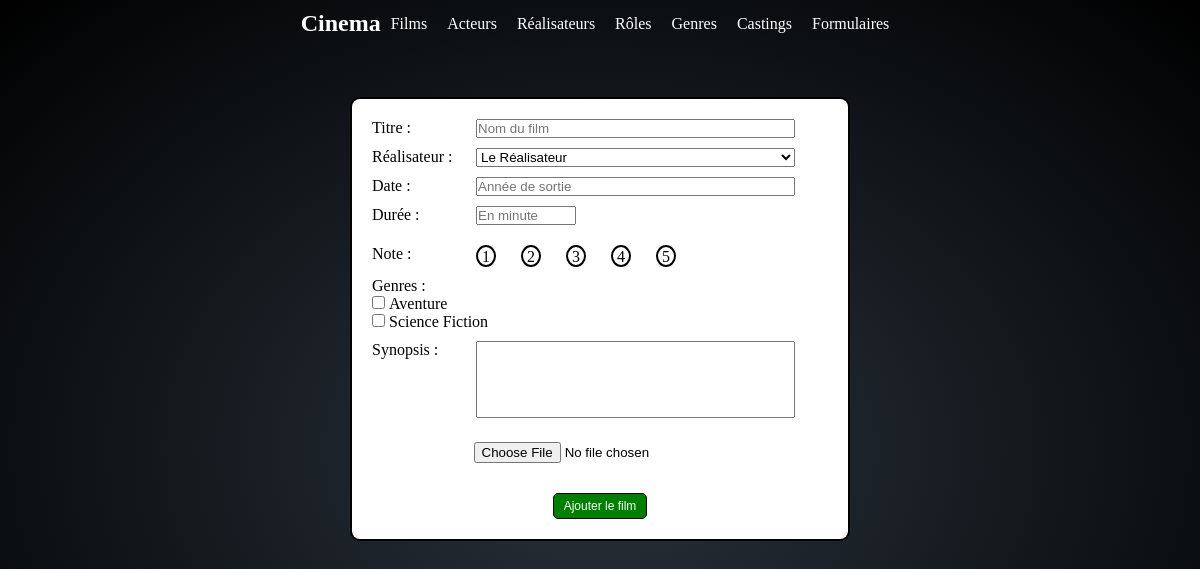
The app's page /index.php?action=ajouterFilm, older data.
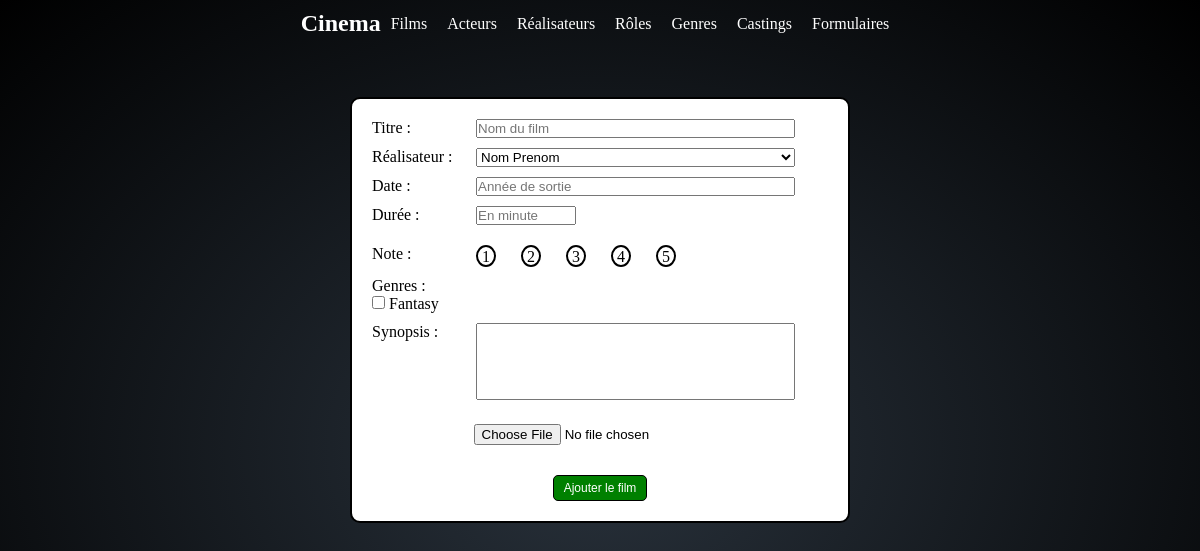
The same page, newer data.
### tables this page shows
CREATE TABLE IF NOT EXISTS `genre` (
  `id_genre` int NOT NULL AUTO_INCREMENT,
  `genre_name` varchar(50) DEFAULT NULL,
  `path_img_genre` longtext,
  PRIMARY KEY (`id_genre`)
);

### view/formulaires/ajouterFilm.php (the view, shortened to what this page needs)
<div class="container">
    <div class="content">
        <form action="index.php?action=ajouterFilm" method="post" enctype="multipart/form-data">
            <label for="titre_film">Titre :</label>
            <input type="text" name="titre_film" id="titre_film" placeholder="Nom du film" required>
            <label for="realisateur_id">Réalisateur :</label>
            <select name="realisateur_id" id="realisateur_id">
                <?php foreach ($realisateurs as $realisateur) : ?>
                    <option value="<?php echo $realisateur['id_realisateur']; ?>"><?php echo $realisateur['nom'] . ' ' . $realisateur['prenom']; ?></option>
                <?php endforeach; ?>
            </select>
            <label for="date_sortie">Date :</label>
            <input type="text" name="date_sortie" id="date_sortie" pattern="\year{4}" placeholder="Année de sortie" maxlength="4" required>
            <div class="input-group">
                <label for="duree">Durée :</label>
                <input type="text" name="duree" id="duree" maxlength="3"  placeholder="En minute" required>
            </div>
            <label for="note">Note :</label>
            <div class="note-input">
                <label for="note-1">1</label>
                <label for="note-2">2</label>
                <label for="note-3">3</label>
                <label for="note-4">4</label>
                <label for="note-5">5</label>
            </div>
            <label for="genre_id">Genres :</label>
            <?php foreach ($genres as $genre) : ?>
                <div>
                    <input type="checkbox" id="genre_<?php echo $genre['id_genre']; ?>" name="genre_id[]" value="<?php echo $genre['id_genre']; ?>">
                    <label for="genre_<?php echo $genre['id_genre']; ?>"><?php echo $genre['genre_name']; ?></label>
                </div>
            <?php endforeach; ?>
            <label for="synopsis">Synopsis :</label>
            <textarea name="synopsis" id="synopsis" rows="5" style="resize: none;"></textarea>
            <input type="file" name="image" id="image" accept="image/*" required>
            <input type="submit" name="submit" value="Ajouter le film" onclick="return notificationFilm()" class="submit-btn">
        </form>
    </div>
</div>
<?php
$cssLink = '<link rel="stylesheet" href="public/css/formulaires/formulaires.css">';
require "view/template.php";
?>

Row changes from the older to the newer data that the page shows:
removed genre: genre_name "Aventure"
removed genre: genre_name "Science Fiction"
added genre: genre_name "Fantasy"
Text that changed along with them:
form field realisateur_id: "Le Réalisateur" → "Nom Prenom"
